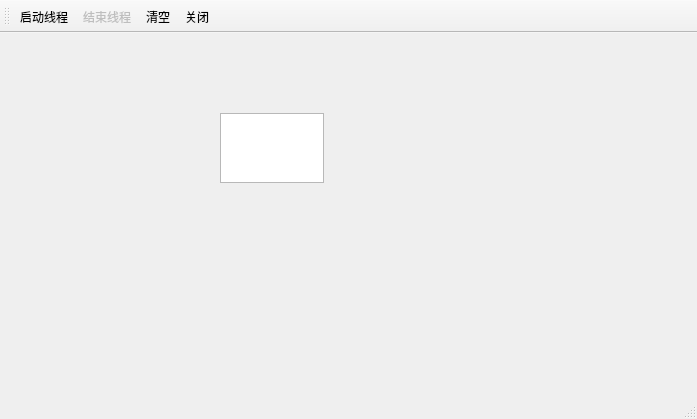
<?xml version="1.0" encoding="UTF-8"?>
<ui version="4.0">
 <class>MainWindow</class>
 <widget class="QMainWindow" name="MainWindow">
  <property name="geometry">
   <rect>
    <x>0</x>
    <y>0</y>
    <width>697</width>
    <height>419</height>
   </rect>
  </property>
  <property name="windowTitle">
   <string>双缓冲区</string>
  </property>
  <widget class="QWidget" name="centralwidget">
   <widget class="QPlainTextEdit" name="plainTextEdit">
    <property name="geometry">
     <rect>
      <x>220</x>
      <y>80</y>
      <width>104</width>
      <height>70</height>
     </rect>
    </property>
   </widget>
  </widget>
  <widget class="QStatusBar" name="statusbar"/>
  <widget class="QToolBar" name="toolBar">
   <property name="windowTitle">
    <string>toolBar</string>
   </property>
   <property name="iconSize">
    <size>
     <width>35</width>
     <height>35</height>
    </size>
   </property>
   <property name="toolButtonStyle">
    <enum>Qt::ToolButtonStyle::ToolButtonTextBesideIcon</enum>
   </property>
   <attribute name="toolBarArea">
    <enum>TopToolBarArea</enum>
   </attribute>
   <attribute name="toolBarBreak">
    <bool>false</bool>
   </attribute>
   <addaction name="action_1"/>
   <addaction name="action_4"/>
   <addaction name="action_5"/>
   <addaction name="action_6"/>
  </widget>
  <action name="action_1">
   <property name="icon">
    <iconset theme="QIcon::ThemeIcon::MediaRecord"/>
   </property>
   <property name="text">
    <string>启动线程</string>
   </property>
   <property name="toolTip">
    <string>占用一个子线程</string>
   </property>
   <property name="menuRole">
    <enum>QAction::MenuRole::NoRole</enum>
   </property>
  </action>
  <action name="action_4">
   <property name="enabled">
    <bool>false</bool>
   </property>
   <property name="icon">
    <iconset theme="QIcon::ThemeIcon::MediaPlaybackStop"/>
   </property>
   <property name="text">
    <string>结束线程</string>
   </property>
   <property name="toolTip">
    <string>释放一个子线程</string>
   </property>
   <property name="menuRole">
    <enum>QAction::MenuRole::NoRole</enum>
   </property>
  </action>
  <action name="action_5">
   <property name="icon">
    <iconset theme="QIcon::ThemeIcon::EditDelete"/>
   </property>
   <property name="text">
    <string>清空</string>
   </property>
   <property name="toolTip">
    <string>清空文本所有内容</string>
   </property>
   <property name="menuRole">
    <enum>QAction::MenuRole::NoRole</enum>
   </property>
  </action>
  <action name="action_6">
   <property name="icon">
    <iconset theme="QIcon::ThemeIcon::ApplicationExit"/>
   </property>
   <property name="text">
    <string>关闭</string>
   </property>
   <property name="toolTip">
    <string>退出程序</string>
   </property>
   <property name="menuRole">
    <enum>QAction::MenuRole::NoRole</enum>
   </property>
  </action>
 </widget>
 <resources/>
 <connections>
  <connection>
   <sender>action_5</sender>
   <signal>triggered()</signal>
   <receiver>plainTextEdit</receiver>
   <slot>clear()</slot>
   <hints>
    <hint type="sourcelabel">
     <x>-1</x>
     <y>-1</y>
    </hint>
    <hint type="destinationlabel">
     <x>271</x>
     <y>158</y>
    </hint>
   </hints>
  </connection>
  <connection>
   <sender>action_6</sender>
   <signal>triggered()</signal>
   <receiver>MainWindow</receiver>
   <slot>close()</slot>
   <hints>
    <hint type="sourcelabel">
     <x>-1</x>
     <y>-1</y>
    </hint>
    <hint type="destinationlabel">
     <x>348</x>
     <y>209</y>
    </hint>
   </hints>
  </connection>
 </connections>
</ui>
